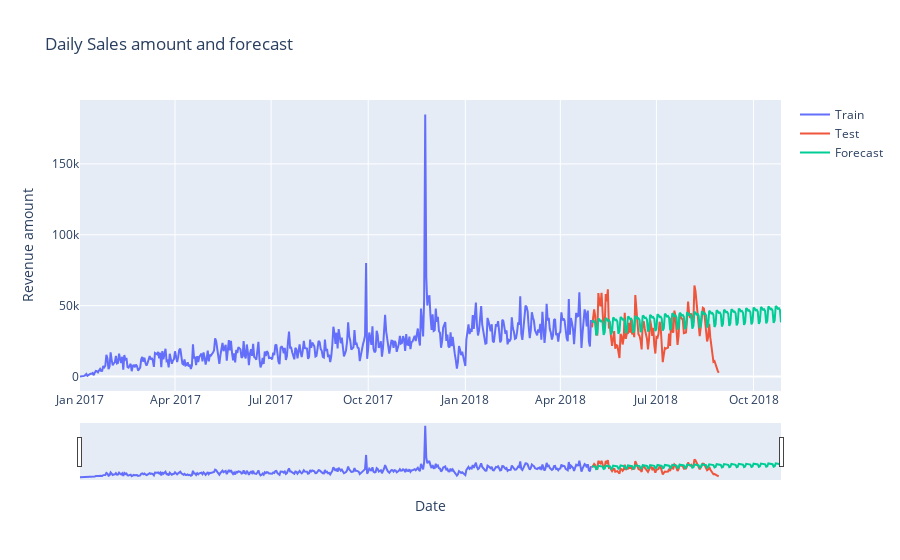

This figure's notebook cell:
### Code cell
#plotting the forecast
plot_forecast(train_df['total_amount'], test_df['total_amount'], sarima_forecast_series)
